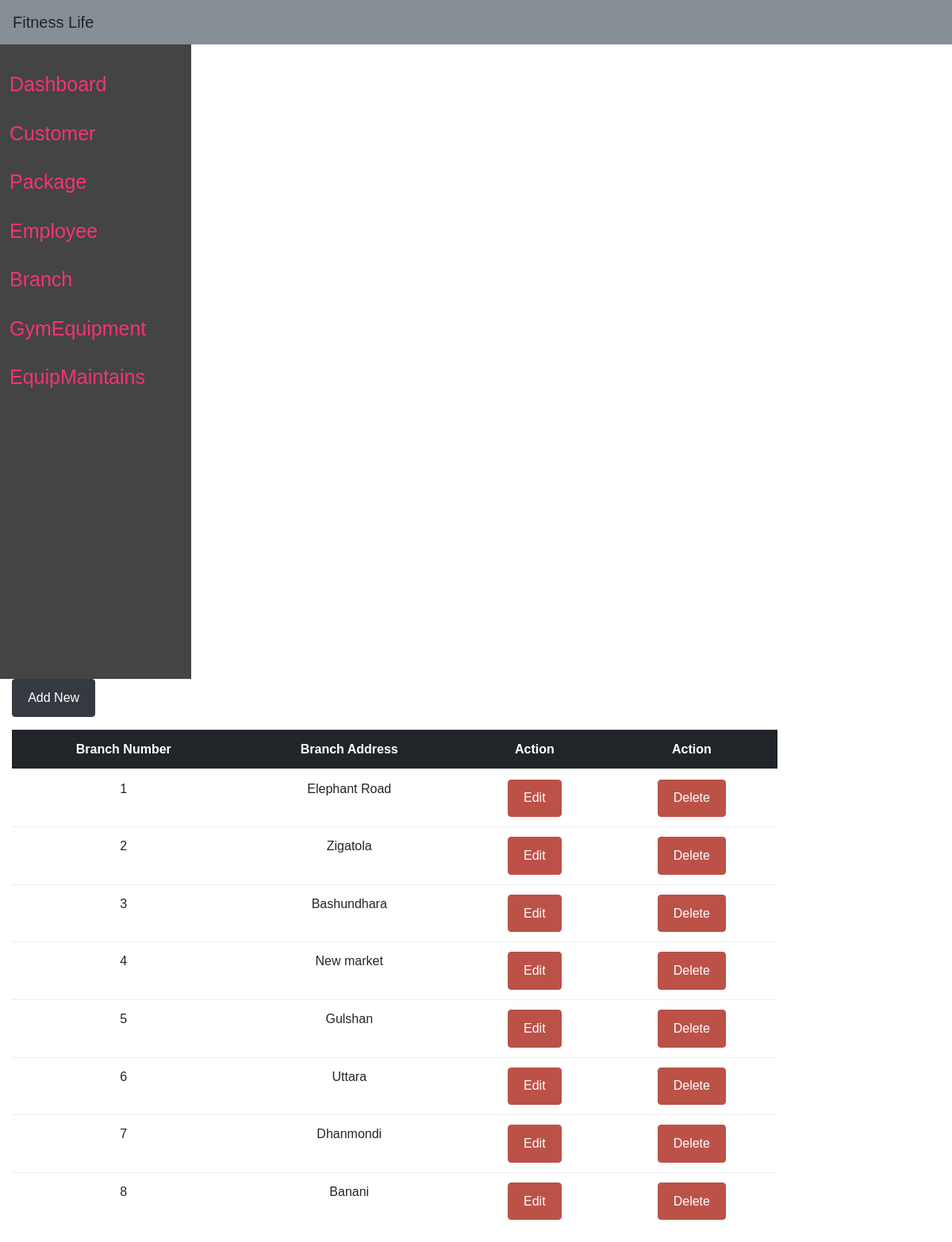
/branch.php, run on the app's committed database.
### tables this page shows
CREATE TABLE `branch` (
  `Branch_no` varchar(30) NOT NULL,
  `baddress` varchar(40) DEFAULT NULL
);

### branch.php (the view, shortened to what this page needs)
<?php
include "connect.php";
?>
<!DOCTYPE html>
<html lang="en">
<head>
    <link rel="stylesheet" href="css/bootstrap.css">
    <link rel="stylesheet" href="css/animate.css">
    <link rel="stylesheet" href="css/owl.carousel.min.css">
    <link rel="stylesheet" href="css/magnific-popup.css">
    <link rel="stylesheet" href="fonts/ionicons/css/ionicons.min.css">
    <link rel="stylesheet" href="fonts/fontawesome/css/font-awesome.min.css">
    <link rel="stylesheet" href="css/userstyle.css">
</head>
<body>
    <nav class="navbar navbar-light bg-secondary justify-content-between">
        <a class="navbar-brand">Fitness Life</a>
    </nav>
    <div class="row">
        <div class="side-background">
            <div class="side-menu">
                <div class="col-md-2">
                    <ul>
                        <li><a href="adminpanel.php"> Dashboard</li>
                        <li><a href="customer.php">Customer</a></li>
                        <li><a href="packages.php">Package</li>
                        <li><a href="employee.php">Employee</li>
                        <li><a href="branch.php">Branch</li>
                        <li><a href="gymEquip.php">GymEquipment</li>
                        <li><a href="equipmaintains.php">EquipMaintains</li>
                    </ul>
                </div>
            </div>
        </div>
        <div class="col-md-10">
            <div class="container">
                <a href="addbranch.php" class="btn btn-dark mb-3">Add New</a>
                <table class="table table-hover text-center">
                    <thead class="table-dark">
                        <tr>
                            <th scope="col">Branch Number</th>
                            <th scope="col">Branch Address</th>
                            <th scope="col">Action</th>
                            <th scope="col">Action</th>
                        </tr>
                    </thead>
                    <tbody>
                        <?php
                        $sql_query = "SELECT * FROM `branch`";
                        $result = mysqli_query($conn, $sql_query);
                        while ($row = mysqli_fetch_assoc($result)) {
                            ?>
                        <tr>
                            <td>
                                <?php echo $row["Branch_no"] ?>
                            </td>
                            <td>
                                <?php echo $row["baddress"] ?>
                            </td>
                            <td>
                                <a href="branchedit.php?Branch_no=<?php echo $row["Branch_no"] ?>"> <button
                                        type="button" class="btn btn-danger">Edit</button></a>
                            </td>
                            <td>
                                <a href="branchdelete.php?Branch_no=<?php echo $row["Branch_no"] ?>"> <button
                                        type="button" class="btn btn-danger">Delete</button></a>
                            </td>
                        </tr>
                        <?php
                        }
                        ?>
                    </tbody>
                </table>
            </div>
        </div>
</body>
</html>

### css/userstyle.css (style rules this page uses)
* { margin: 0; padding: 0; box-sizing: border-box; font-family: 'Poppins', sans-serif; }
body { min-height: 100vh; }
a { text-decoration: none; }
li { list-style: none; }
.side-background { min-height: 100vh; width: 32vh; margin-top: 0; background-color: #444; }
.side-menu { margin-top: 20px; margin-left: 12px; }
.side-menu ul li a { color: none; }
.side-menu li { font-size: 25px; padding:1.5vh 0vh; color: white; display: flex; align-items: center; }

### data on the page
branch: Branch_no "1", baddress "Elephant Road"
branch: Branch_no "2", baddress "Zigatola"
branch: Branch_no "3", baddress "Bashundhara"
branch: Branch_no "4", baddress "New market"
branch: Branch_no "5", baddress "Gulshan"
branch: Branch_no "6", baddress "Uttara"
branch: Branch_no "7", baddress "Dhanmondi"
branch: Branch_no "8", baddress "Banani"
